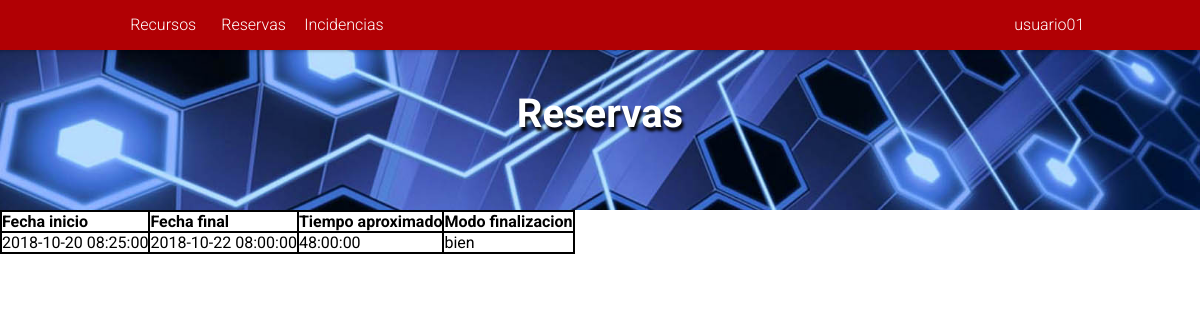
Page /PaginaWeb/index.php?mostrar=reservas&idUsu=2 (signed in) on the earlier database version.
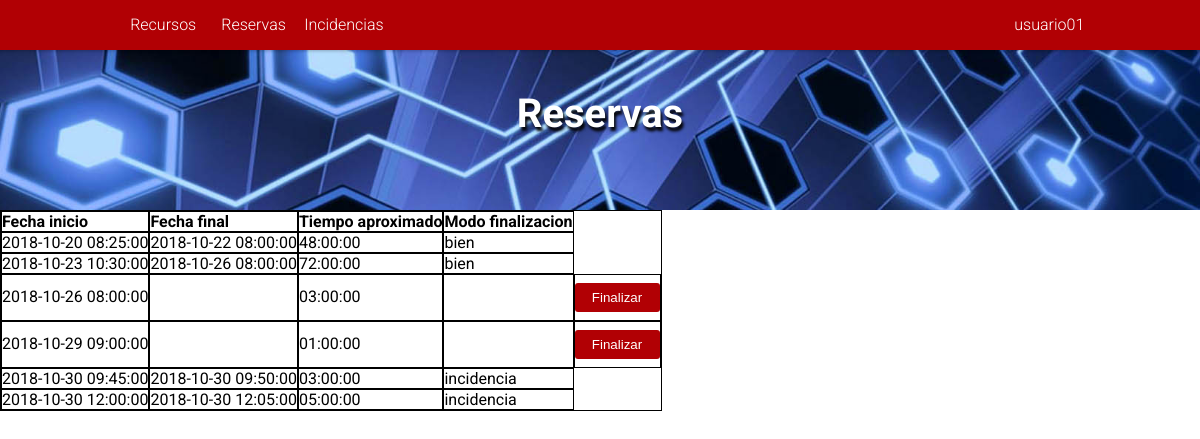
Same page on the later database version.
### tables this page shows
CREATE TABLE IF NOT EXISTS `tbl_empleado` (
`id_empleado` int(11) NOT NULL AUTO_INCREMENT,
`email_empleado` varchar(100) DEFAULT NULL,
`usuario_empleado` varchar(100) DEFAULT NULL,
`password_empleado` varchar(255) DEFAULT NULL,
`nombre_empleado` varchar(100) DEFAULT NULL,
`apellido_empleado` varchar(100) DEFAULT NULL,
`grupo_empleado` ENUM('usuarios', 'administradores') DEFAULT 'usuarios',
PRIMARY KEY (`id_empleado`),
UNIQUE KEY `email_empleado` (`email_empleado`),
UNIQUE KEY `usuario_empleado` (`usuario_empleado`)
);

CREATE TABLE IF NOT EXISTS `tbl_reserva` (
`id_reserva` int(11) NOT NULL AUTO_INCREMENT,
`descripcion_reserva` text DEFAULT NULL,
`fechaInicio_reserva` DATETIME DEFAULT CURRENT_TIMESTAMP,
`fechaFinal_reserva` DATETIME DEFAULT NULL,
`tiempoEstimado_reserva` TIME DEFAULT NULL,
`modoFinalizacion_reserva` ENUM('bien', 'incidencia', 'cancelada') DEFAULT NULL,
`id_empleado` int(11) DEFAULT NULL,
`id_recurso` int(11) DEFAULT NULL,
PRIMARY KEY (`id_reserva`),
UNIQUE KEY `fechaInicio_idRecurso` (`fechaInicio_reserva`, `id_recurso`)
);

### PaginaWeb/php/datosUsuario.proc.php (called while the page is built, shortened)
<?php
	if (isset($_SESSION['user_id'])) {
		$records = $conn->prepare('SELECT id_empleado, usuario_empleado, email_empleado, password_empleado, grupo_empleado FROM tbl_empleado WHERE id_empleado = :id');
		$records->bindParam(':id', $_SESSION['user_id']);
		$records->execute();
		$results = $records->fetch(PDO::FETCH_ASSOC);
		if (count($results) > 0) {
			$usuario = $results;
		}
	}
?>

### PaginaWeb/php/reservas.php (the view, shortened to what this page needs)
<article>
	<?php
		if (isset($_REQUEST['idUsu'])) {
			$us=$_REQUEST['idUsu'];
			$consulta=mysqli_query($link, "SELECT * FROM tbl_reserva WHERE id_empleado='$us' ORDER BY id_reserva");
			$boton = true;
		} else {
			$consulta=mysqli_query($link, "SELECT * FROM tbl_reserva ORDER BY id_reserva");
			$boton = false;
		}
		echo "<div class='tabla'>";
			if(mysqli_num_rows($consulta)>0) {
				echo "<div class='fila encabezado'>";
					echo "<div class='columna'>Fecha inicio</div>";
					echo "<div class='columna'>Fecha final</div>";
					echo "<div class='columna'>Tiempo aproximado</div>";
					echo "<div class='columna'>Modo finalizacion</div>";
				echo "</div>";
				while($array = mysqli_fetch_array($consulta)) {
					$idReserva=$array['id_reserva'];
					$fechaInicio=$array['fechaInicio_reserva'];
					$fechaFin = $array['fechaFinal_reserva'];
					$tiempoEstimado=$array['tiempoEstimado_reserva'];
					$modoFinalizacion = $array['modoFinalizacion_reserva'];
					echo "<div class='fila'>";
						echo "<div class='columna'>$fechaInicio</div>";
						echo "<div class='columna'>$fechaFin</div>";
						echo "<div class='columna'>$tiempoEstimado</div>";
						echo "<div class='columna'>$modoFinalizacion</div>";
						$queryBoton="SELECT * FROM `tbl_reserva` INNER JOIN `tbl_recurso` ON `tbl_reserva`.`id_recurso`=`tbl_recurso`.`id_recurso` WHERE `id_reserva` = '$idReserva'";
						$consultaBoton = mysqli_query($link, $queryBoton);
						if(mysqli_num_rows($consulta)>0) {
							while($arrayBoton = mysqli_fetch_array($consultaBoton)) {
								$idRecurso = $arrayBoton['id_recurso'];
								if ($boton && $modoFinalizacion==NULL) {
									echo "<div class='columna'><a href='index.php?mostrar=reservas&idRecursoFinalizar=$idRecurso&idUsu=2&idReserva=$idReserva'><input class='añadir-lista' type='button' value='Finalizar'></a></div>";
								}
							}
						}
					echo "</div>";
				}
			} else {
				echo "Aun no hay reservas";
			}
		echo "</div>";
	?>
</article>

### PaginaWeb/index.php (shortened to what this page needs)
<!DOCTYPE html>
<html>
	<head>
		<link rel="stylesheet" href="https://use.fontawesome.com/releases/v5.4.1/css/all.css">
		<link rel="stylesheet" type="text/css" href="assets/css/estilos.css">
		<?php include "php/conexion.proc.php"; ?>
		<?php include "php/datosUsuario.proc.php"; ?>
	</head>
	<body>
		<header>
			<div class="cabecera">
				<img class="imgCabecera" src="assets/images/cabecera.jpg">
			</div>
			<div class="centrarTitulo">
				<?php include "php/tituloCabezera.proc.php"; ?>
			</div>
		</header>
		<?php
			if (!isset($_SESSION['user_id'])) {
				include "php/login.php";
			} else {
				include "php/navegador.php";
				?><section><?php
					if (!isset($_REQUEST['mostrar'])) {
						include "php/recursos.php";
						?><?php
					} else {
						$mostrar = $_REQUEST['mostrar'];
						switch ($mostrar) {
							case 'reservas':
								include "php/reservas.php";
								break;
						}
					}
				?></section><?php
			}
		?>
	</body>
</html>

### PaginaWeb/php/tituloCabezera.proc.php (shortened to what this page needs)
<?php
	if (isset($_REQUEST['mostrar'])) {
		$mostrar=$_REQUEST['mostrar'];
		switch ($mostrar) {
			case 'reservas':
				echo "<h1 class='cabecera'>Reservas</h1>";
				break;
		}
	} else {
		echo "<h1 class='cabecera'>Recursos</h1>";
	}
?>

### PaginaWeb/php/navegador.php (shortened to what this page needs)
<nav id='MenuDesplegable' class="menu">
	<ul class="nav">
		<li class="nivel1"><a href="index.php">Recursos</a></li>
		<li class="nivel1"><a href="index.php?mostrar=reservas">Reservas</a></li>
		<li class="nivel1"><a href="index.php?mostrar=incidencias">Incidencias</a></li>
		<?php
			$nombreUsuario = $usuario['usuario_empleado'];
				echo "<li class='usuario'><a>".$nombreUsuario."</a>";
				echo "</li>";
		?>
	</ul>
</nav>

### PaginaWeb/assets/css/estilos.css (style rules this page uses)
* { margin: 0; padding: 0; list-style: none; text-decoration: none; border: none; outline: none; box-sizing: border-box; }
body { margin-top: 50px; font-family: Roboto,sans-serif; }
div.cabecera { height: 160px; overflow: hidden; }
div.centrarTitulo { width: 100%; position: absolute; top: 0; left: 0; display: flex; flex-direction: column; align-items: center; margin-top: 90px; }
img { width: 100%; }
h1.cabecera { color: white; font-size: 40px; text-shadow: 2px 4px 3px rgb(5, 5, 8); }

### PaginaWeb/assets/css/formulariosBotones.css (style rules this page uses)
input[type="button"] { padding: 7px; color: #fff; background: #b10004; width: 85px; margin-top: 8px; margin-bottom: 8px; border: 0; border-radius: 3px; cursor: pointer; }

### PaginaWeb/assets/css/tablas.css (style rules this page uses)
div.tabla { display: table; border: 1px solid black; }
div.fila { display: table-row; border: 1px solid black; }
div.columna { display: table-cell; border: 1px solid black; }
div.encabezado { font-weight: bold; }

### PaginaWeb/assets/css/menu.css (style rules this page uses)
* { margin: 0; padding: 0; box-sizing: border-box; }
nav { background-color: #b10004; position: fixed; z-index: 1000; top: 0; width: 100%; box-shadow: 0 -5px 3px 6px rgba(0,0,0,.255); left: 0 !important; font-family: 'Roboto', sans-serif; }
ul.nav { list-style-type: none; margin-left: 10%; }
nav ul li.nivel1 { display: inline-block; width: 8%; position: relative; text-align: center; }
nav ul li.usuario { display: inline-block; min-width: 8%; position: relative; text-align: center; cursor: pointer; float: right; padding-right: 15px; margin-right: 100px; }
nav li a { display: block; text-decoration: none; line-height: 50px; color: #ffffff; font-weight: 300; }

Differences in the rows shown:
now on this page (row edited): tbl_reserva: fechaInicio_reserva "2018-10-23 10:30:00", fechaFinal_reserva "2018-10-26 08:00:00", tiempoEstimado_reserva "72:00:00", modoFinalizacion_reserva "bien", shown under "Reservas"
now on this page (row edited): tbl_reserva: fechaInicio_reserva "2018-10-26 08:00:00", tiempoEstimado_reserva "03:00:00"
now on this page (row edited): tbl_reserva: fechaInicio_reserva "2018-10-29 09:00:00", tiempoEstimado_reserva "01:00:00"
now on this page (row edited): tbl_reserva: fechaInicio_reserva "2018-10-30 09:45:00", fechaFinal_reserva "2018-10-30 09:50:00", tiempoEstimado_reserva "03:00:00", modoFinalizacion_reserva "incidencia", shown under "Reservas"
now on this page (row edited): tbl_reserva: fechaInicio_reserva "2018-10-30 12:00:00", fechaFinal_reserva "2018-10-30 12:05:00", tiempoEstimado_reserva "05:00:00", modoFinalizacion_reserva "incidencia", shown under "Reservas"
